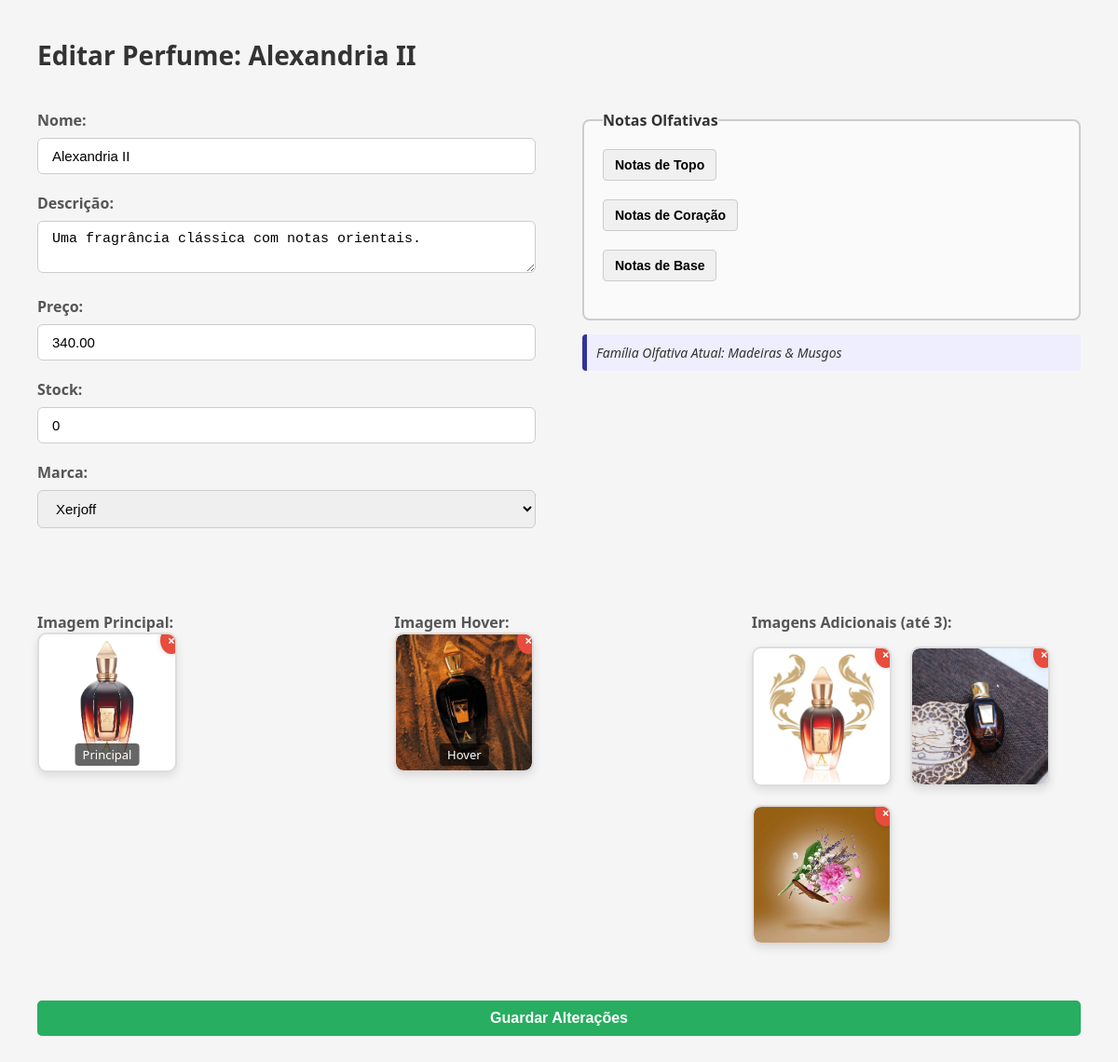
The page /dashboard/editar_produto.php?id=2 (signed in) on the database its author committed.
### tables this page shows
CREATE TABLE `perfumes` (
  `id_perfume` int(11) NOT NULL,
  `nome` varchar(255) NOT NULL,
  `descricao` text NOT NULL,
  `preco` decimal(10,2) NOT NULL,
  `caminho_imagem` varchar(255) NOT NULL,
  `caminho_imagem_hover` varchar(255) NOT NULL,
  `id_marca` int(11) NOT NULL,
  `id_familia` int(11) DEFAULT NULL,
  `stock` int(11) DEFAULT 0
);

CREATE TABLE `familias_olfativas` (
  `id_familia` int(11) NOT NULL,
  `nome_familia` varchar(255) NOT NULL,
  `descricao` text DEFAULT NULL
);

CREATE TABLE `imagens_perfume` (
  `id` int(11) NOT NULL,
  `perfume_id` int(11) NOT NULL,
  `caminho_imagem` varchar(255) NOT NULL
);

### config.php (called while the page is built, shortened)
<?php
$host = 'localhost';
$user = 'root';
$password = '';
$dbname = 'perfumes_nicho';
$liga = mysqli_connect($host, $user, $password, $dbname);
function buscarInformacoesComNotas($idPerfume)
{
    global $liga;
    $sql = "SELECT
                perfumes.id_perfume,
                perfumes.nome,
                perfumes.descricao,
                perfumes.preco,
                perfumes.caminho_imagem,
                perfumes.caminho_imagem_hover,
                perfumes.stock,
                perfumes.id_familia,
                marcas.id_marca,
                marcas.nome AS marca,
                familias_olfativas.nome_familia
            FROM
                perfumes
            JOIN
                marcas ON perfumes.id_marca = marcas.id_marca
            LEFT JOIN
                familias_olfativas ON perfumes.id_familia = familias_olfativas.id_familia
            WHERE
                perfumes.id_perfume = ?";
    $stmt = mysqli_prepare($liga, $sql);
    mysqli_stmt_bind_param($stmt, 'i', $idPerfume);
    mysqli_stmt_execute($stmt);
    $result = mysqli_stmt_get_result($stmt);
    $perfume = mysqli_fetch_assoc($result);
    $sqlNotas = "SELECT
                    notas_geral.id_nota,
                    notas_geral.nome_nota,
                    perfume_notas.tipo_nota
                FROM
                    perfume_notas
                JOIN
                    notas_geral ON perfume_notas.id_nota = notas_geral.id_nota
                WHERE
                    perfume_notas.id_perfume = ?
                ORDER BY
                    FIELD(perfume_notas.tipo_nota, 'topo', 'coração', 'base')";
    $stmtNotas = mysqli_prepare($liga, $sqlNotas);
    mysqli_stmt_bind_param($stmtNotas, 'i', $idPerfume);
    mysqli_stmt_execute($stmtNotas);
    $resultNotas = mysqli_stmt_get_result($stmtNotas);
    $notas = [
        'topo' => [],
        'coracao' => [],
        'base' => []
    ];
    while ($nota = mysqli_fetch_assoc($resultNotas)) {
        $tipoNota = strtolower($nota['tipo_nota']);
        if (isset($notas[$tipoNota])) {
            $notas[$tipoNota][] = [
                'id_nota' => (int)$nota['id_nota'],
                'nome_nota' => $nota['nome_nota']
            ];
        }
    }
    $perfume['notas'] = $notas;
    return $perfume;
}
function buscarImagensPerfumeComId($idPerfume)
{
    global $liga;
    $sql = "SELECT id, caminho_imagem
            FROM imagens_perfume
            WHERE perfume_id = ?";
    $stmt = mysqli_prepare($liga, $sql);
    mysqli_stmt_bind_param($stmt, 'i', $idPerfume);
    mysqli_stmt_execute($stmt);
    $result = mysqli_stmt_get_result($stmt);
    $imagens = [];
    while ($row = mysqli_fetch_assoc($result)) {
        $imagens[] = [
            'id' => $row['id'],
            'caminho_imagem' => $row['caminho_imagem']
        ];
    }
    return $imagens;
}
function buscarMarcas()
{
    global $liga;
    $sql = "SELECT id_marca, nome FROM marcas ORDER BY nome ASC";
    $result = mysqli_query($liga, $sql);
    $marcasLista = [];
    if ($result && mysqli_num_rows($result) > 0) {
        while ($marca = mysqli_fetch_assoc($result)) {
            $marcasLista[] = [
                'id_marca' => $marca['id_marca'],
                'nome' => $marca['nome']
            ];
        }
    }
    return $marcasLista;
}
?>

### dashboard/editar_produto.php (the view, shortened to what this page needs)
<?php
include('../config.php');
$id_perfume = isset($_GET['id']) ? intval($_GET['id']) : 0;
$perfume = buscarInformacoesComNotas($id_perfume);
$imagens = buscarImagensPerfumeComId($id_perfume);
?>
<!DOCTYPE html>
<html lang="pt">
<head>
    <link rel="stylesheet" href="styles.css">
</head>
<body>
    <div class="main-content">
        <h1>Editar Perfume: <?= htmlspecialchars($perfume['nome']) ?></h1>
        <form method="post" enctype="multipart/form-data" class="form-container">
    <div class="linha-superior">
        <div class="form-left">
            <label>Nome:</label>
            <input type="text" name="nome" value="<?= htmlspecialchars($perfume['nome']) ?>" required>
            <label>Descrição:</label>
            <textarea name="descricao" required><?= htmlspecialchars($perfume['descricao']) ?></textarea>
            <label>Preço:</label>
            <input type="number" step="0.01" name="preco" value="<?= $perfume['preco'] ?>" required>
            <label>Stock:</label>
            <input type="number" name="stock" value="<?= $perfume['stock'] ?>" required>
            <label>Marca:</label>
            <select name="id_marca" required>
                <?php foreach (buscarMarcas() as $marca): ?>
                    <option value="<?= $marca['id_marca'] ?>" <?= $marca['id_marca'] == $perfume['id_marca'] ? 'selected' : '' ?>>
                        <?= htmlspecialchars($marca['nome']) ?>
                    </option>
                <?php endforeach; ?>
            </select>
        </div>
        <div class="form-right">
            <fieldset>
                <legend>Notas Olfativas</legend>
                <div class="dropdown-notas">
                    <button type="button" onclick="toggleDropdown('topo')">Notas de Topo</button>
                </div>
                <div class="dropdown-notas">
                    <button type="button" onclick="toggleDropdown('coracao')">Notas de Coração</button>
                </div>
                <div class="dropdown-notas">
                    <button type="button" onclick="toggleDropdown('base')">Notas de Base</button>
                </div>
            </fieldset>
            <div class="familia-info">
                Família Olfativa Atual: <span id="nome-familia"><?= htmlspecialchars($perfume['nome_familia'] ?? 'Desconhecida') ?></span>
            </div>
        </div>
    </div>
    <div class="imagens-section">
        <div class="imagem-bloco">
            <label>Imagem Principal:</label>
            <?php if (!empty($perfume['caminho_imagem'])): ?>
                <div class="galeria-item">
                    <img src="<?= '../' .htmlspecialchars($perfume['caminho_imagem']) ?>" alt="Imagem principal">
                    <span class="tipo-imagem">Principal</span>
                    <a href="#" class="btn-remover-imagem">×</a>
                </div>
            <?php else: ?>
                <input type="file" name="imagem">
            <?php endif; ?>
        </div>
        <div class="imagem-bloco">
            <label>Imagem Hover:</label>
            <?php if (!empty($perfume['caminho_imagem_hover'])): ?>
                <div class="galeria-item">
                    <img src="<?= '../' .htmlspecialchars($perfume['caminho_imagem_hover']) ?>" alt="Imagem hover">
                    <span class="tipo-imagem">Hover</span>
                    <a href="#" class="btn-remover-imagem">×</a>
                </div>
            <?php else: ?>
                <input type="file" name="imagem_hover">
            <?php endif; ?>
        </div>
        <div class="imagem-bloco">
            <label>Imagens Adicionais (até 3):</label>
            <div class="galeria-container">
                <?php foreach (array_slice($imagens, 0, 3) as $img): ?>
                    <div class="galeria-item">
                        <img src="<?= '../' . htmlspecialchars($img['caminho_imagem']) ?>" alt="Imagem adicional">
                        <a href="#" class="btn-remover-imagem">×</a>
                    </div>
                <?php endforeach; ?>
            </div>
        </div>
    </div>
    <button type="submit">Guardar Alterações</button>
</form>
</body>
</html>

### dashboard/styles.css (style rules this page uses)
* { margin: 0; padding: 0; box-sizing: border-box; }
body { font-family: "Segoe UI", sans-serif; display: flex; min-height: 100vh; background-color: #f5f5f5; color: #333; }
.main-content { flex: 1; padding: 40px; }
.main-content h1 { font-size: 28px; margin-bottom: 20px; }
.main-content h1 { margin-bottom: 20px; }
.form-container { display: flex; flex-direction: column; gap: 40px; }
.linha-superior { display: flex; gap: 50px; align-items: flex-start; }
.form-left, .form-right { flex: 1; }
label { display: block; margin-top: 20px; font-weight: 600; font-size: 16px; color: #555; }
input[type="text"], input[type="number"], textarea, select { width: 100%; padding: 10px 15px; margin-top: 8px; border: 1px solid #ccc; border-radius: 6px; font-size: 15px; }
button[type="submit"] { margin-top: 30px; padding: 12px 30px; background-color: #27ae60; color: #fff; border: none; border-radius: 6px; font-weight: bold; font-size: 16px; cursor: pointer; transition: background 0.3s; }
.imagens-section { display: flex; flex-wrap: wrap; gap: 30px; margin-top: 30px; }
.imagem-bloco { flex: 1 1 250px; }
.galeria-container { display: flex; flex-wrap: wrap; gap: 20px; margin-top: 15px; }
.galeria-item { position: relative; width: 150px; height: 150px; border-radius: 10px; overflow: hidden; background: #fff; border: 2px solid #ddd; box-shadow: 0 4px 10px rgba(0, 0, 0, 0.1); text-align: center; display: flex; justify-content: center; align-items: center; }
.galeria-item img { width: 100%; height: 100%; object-fit: cover; border-radius: 8px; }
.tipo-imagem { position: absolute; bottom: 5px; background: rgba(0, 0, 0, 0.6); color: white; font-size: 13px; padding: 3px 8px; border-radius: 4px; left: 50%; transform: translateX(-50%); }
.btn-remover-imagem { position: absolute; top: -8px; right: -8px; background: #e74c3c; color: white; border: none; border-radius: 50%; padding: 5px 8px; text-decoration: none; font-weight: bold; font-size: 14px; cursor: pointer; box-shadow: 0 0 5px rgba(0,0,0,0.2); }
fieldset { margin-top: 20px; padding: 20px; border: 2px solid #ccc; border-radius: 8px; background: #fafafa; }
legend { font-weight: bold; font-size: 16px; }
.dropdown-notas { margin-bottom: 20px; position: relative; }
.dropdown-notas button { padding: 10px 20px; background: #f0f0f0; border: 1px solid #ccc; cursor: pointer; font-weight: bold; border-radius: 6px; font-size: 14px; }
.familia-info { background: #eef3ff; padding: 12px; margin-top: 25px; border-left: 5px solid #3366cc; border-radius: 6px; font-style: italic; font-size: 15px; color: #333; }
.dropdown-notas { position: relative; margin-bottom: 20px; }
.dropdown-notas button { padding: 8px 12px; background: #f0f0f0; border: 1px solid #ccc; cursor: pointer; font-weight: bold; border-radius: 4px; }
.familia-info { background: #eef; padding: 10px; margin-top: 15px; border-left: 5px solid #339; border-radius: 4px; font-style: italic; font-size: 14px; }
button[type="submit"] { padding: 10px 20px; background: #27ae60; color: white; border: none; margin-top: 20px; cursor: pointer; border-radius: 5px; font-weight: bold; }

### rows shown on the page
perfumes: nome "Alexandria II", descricao "Uma fragrância clássica com notas orientais.", preco "340.00", stock "0", id_familia.nome_familia "Madeiras & Musgos", caminho_imagem (picture), caminho_imagem_hover (picture)
imagens_perfume: caminho_imagem (picture)
imagens_perfume: caminho_imagem (picture)
imagens_perfume: caminho_imagem (picture)

### other values the page prints
form field id_marca "Xerjoff"
